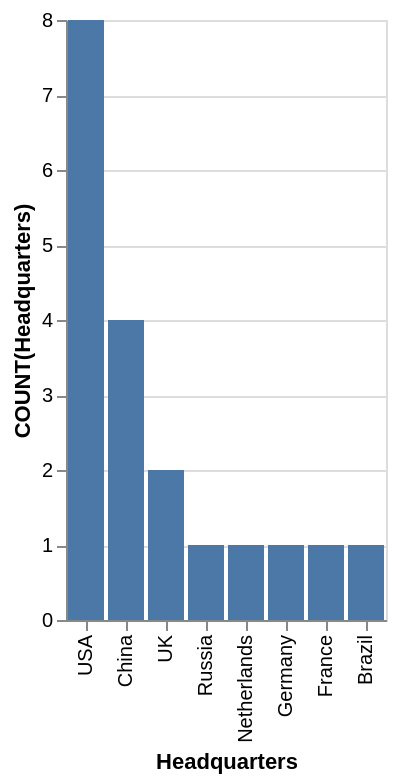

Specify this chart in Vega-Lite:
### Vega-Lite specification from a JSON file in a GitHub repository (floating-point values rounded to 4 significant figures)
{"data": {"values": [{"x_data": "USA", "y_data": 8}, {"x_data": "China", "y_data": 4}, {"x_data": "UK", "y_data": 2}, {"x_data": "Russia", "y_data": 1}, {"x_data": "Netherlands", "y_data": 1}, {"x_data": "Germany", "y_data": 1}, {"x_data": "France", "y_data": 1}, {"x_data": "Brazil", "y_data": 1}]}, "mark": "bar", "encoding": {"x": {"field": "x_data", "type": "nominal", "title": "Headquarters", "sort": {"op": "sum", "field": "y_data", "order": "descending"}}, "y": {"field": "y_data", "type": "quantitative", "title": "COUNT(Headquarters)"}}}
